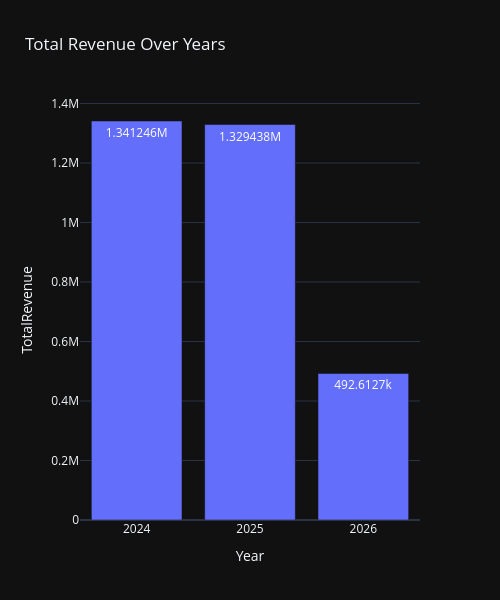

Notebook cell for this chart:
### Code cell
fig = px.bar(
    total_revenue,
    width=500,
    height=600,
    x='Year',
    y='TotalRevenue',
    title='Total Revenue Over Years',
    text_auto=True
)
fig.show()

### Figure 1 — Plotly figure (JSON) as saved in the notebook; plotly's stock layout.template omitted (floating-point values rounded to 4 significant figures)
{"data": [{"hovertemplate": "Year=%{x}<br>TotalRevenue=%{y}<extra></extra>", "legendgroup": "", "marker": {"color": "#636efa", "pattern": {"shape": ""}}, "name": "", "orientation": "v", "showlegend": false, "textposition": "auto", "texttemplate": "%{y}", "x": [2024, 2025, 2026], "xaxis": "x", "y": [1341000.0, 1329000.0, 492600.0], "yaxis": "y", "type": "bar"}], "layout": {"xaxis": {"anchor": "y", "domain": [0.0, 1.0], "title": {"text": "Year"}}, "yaxis": {"anchor": "x", "domain": [0.0, 1.0], "title": {"text": "TotalRevenue"}}, "legend": {"tracegroupgap": 0}, "title": {"text": "Total Revenue Over Years"}, "barmode": "relative", "height": 600, "width": 500}}
